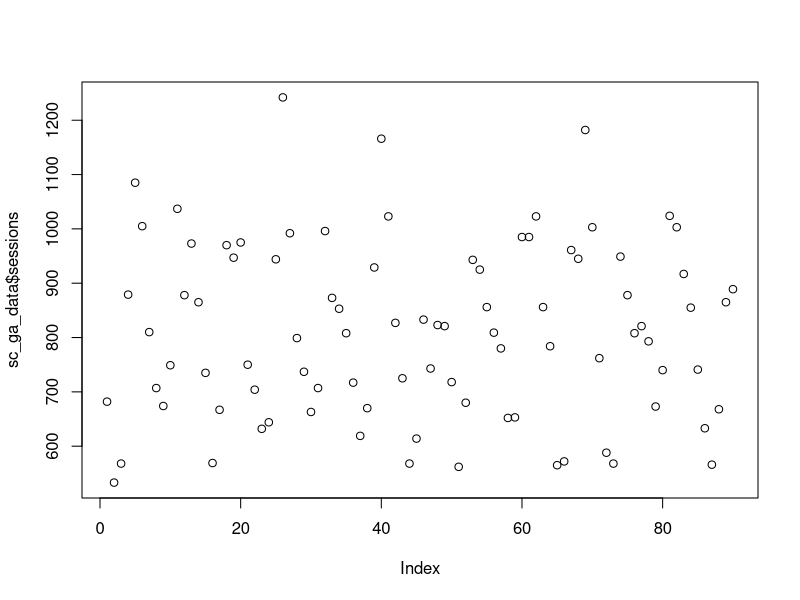
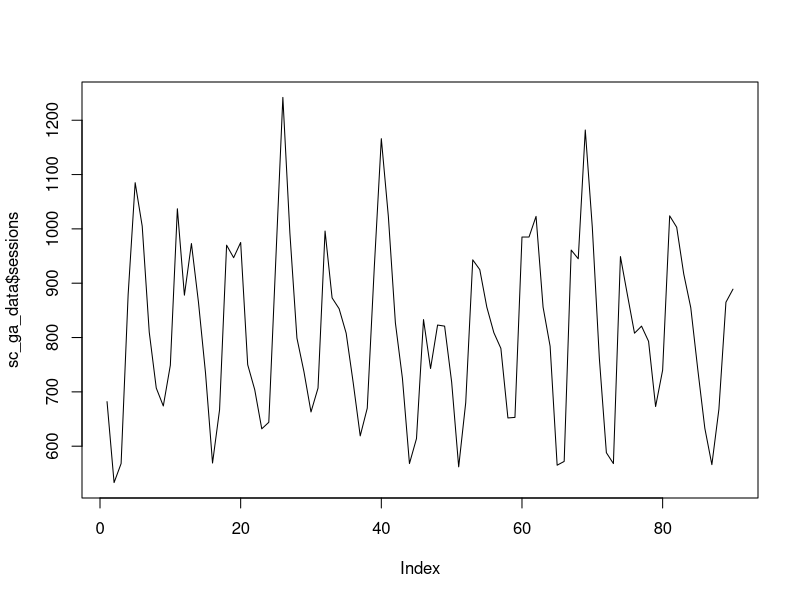
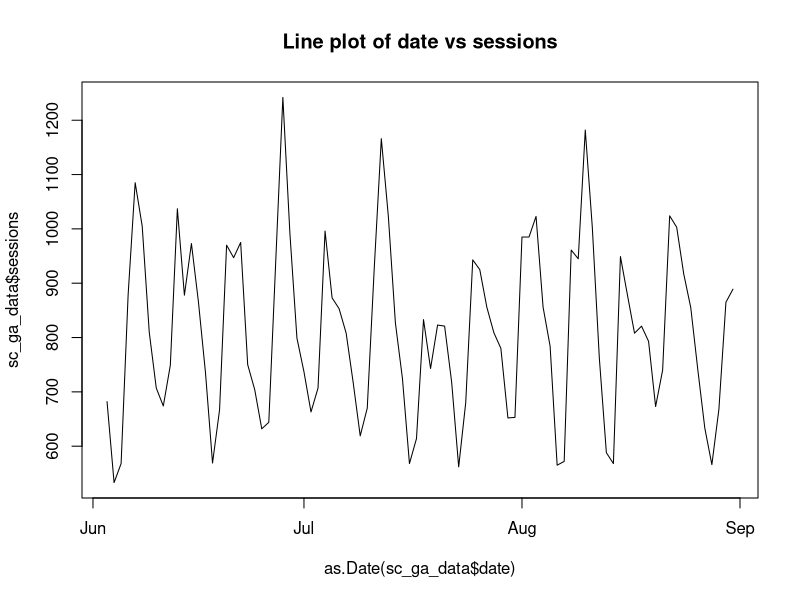
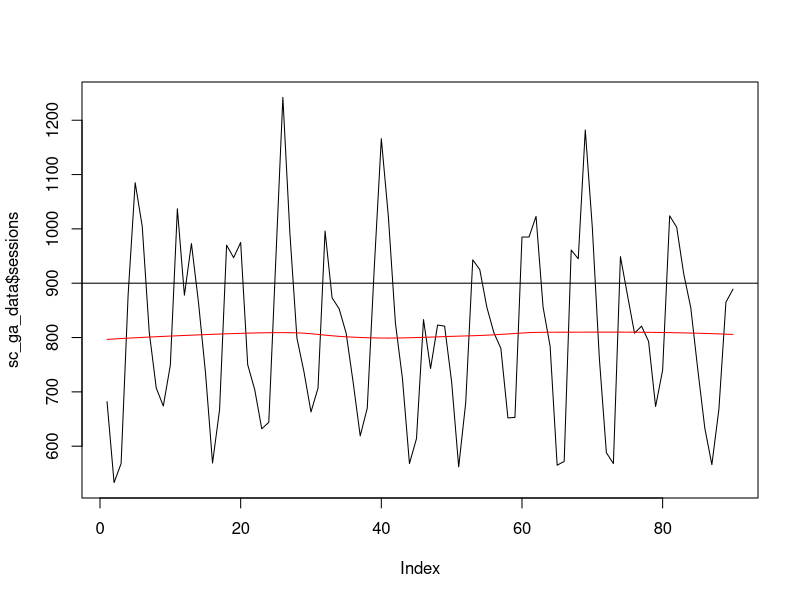
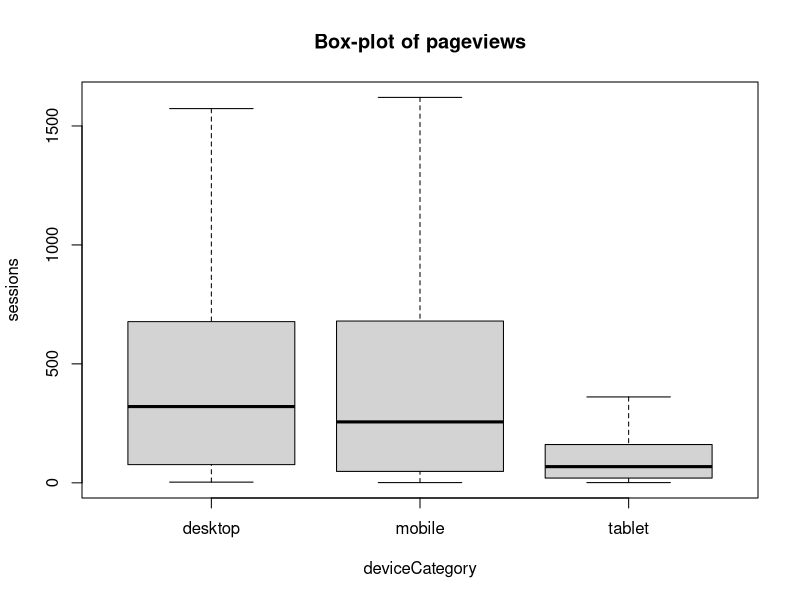
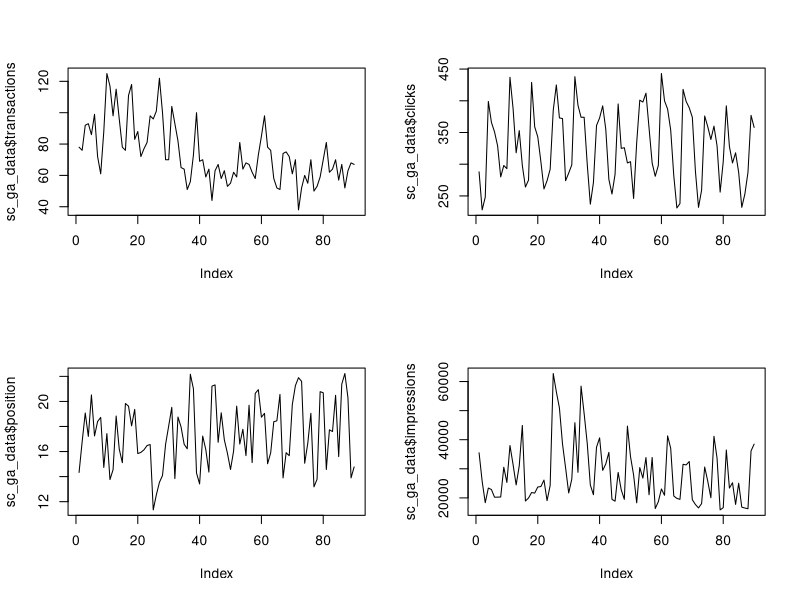
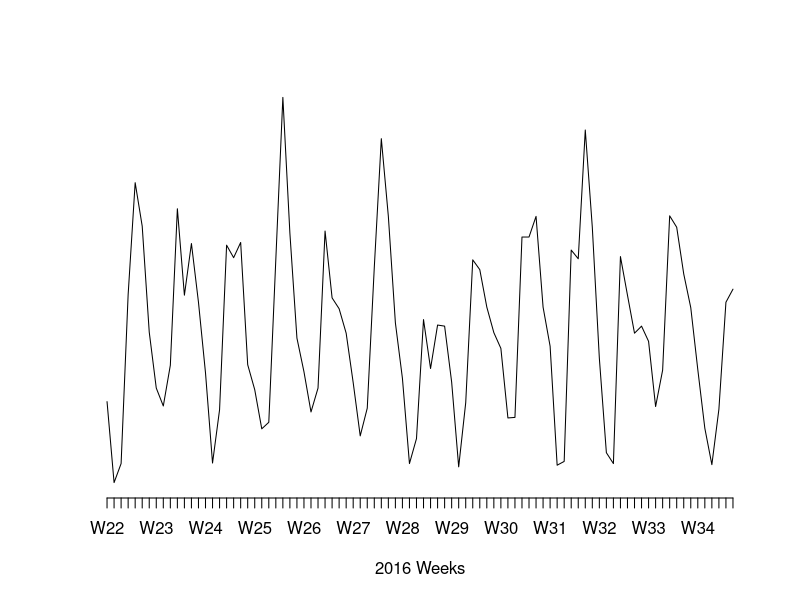
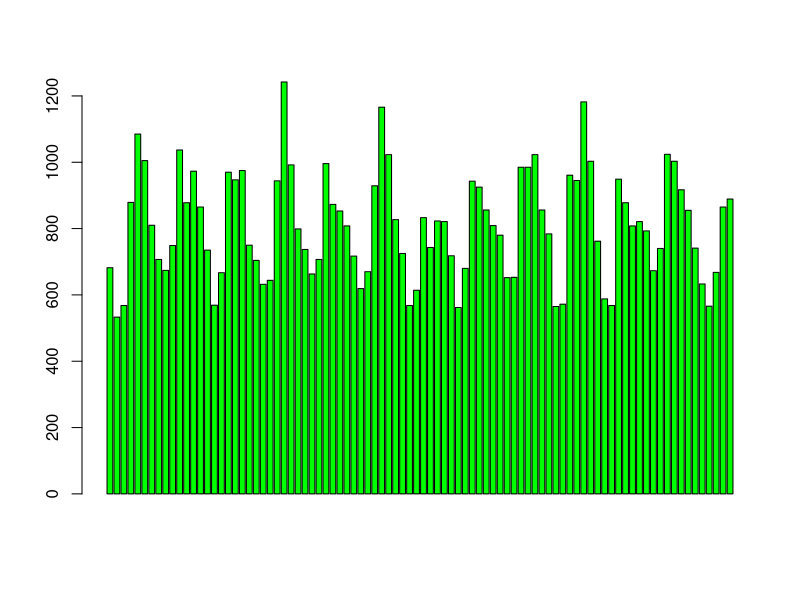

Write R code to recreate these figures, in order.
## ---- chunk 1
sc_ga_data <- read.csv("./data/search_console_plus_ga.csv", stringsAsFactors = FALSE)
## ---- chunk 2
## get the web data
web_data <- read.csv("./data/gadata_example_2.csv", stringsAsFactors = FALSE)
## ---- chunk 3
## use tidyverse to pivot the data
library(dplyr)
library(tidyr)

## get only desktop rows, and the date, channelGrouping and sessions columns
pivoted <- web_data %>% 
  filter(deviceCategory == "desktop") %>% 
  select(date, channelGrouping, sessions) %>%
  spread(channelGrouping, sessions)

## get rid of any NA's and replace with 0
pivoted[is.na(pivoted)] <- 0

## ---- chunk 4
## a simple scatterplot
plot(sc_ga_data$sessions)

## make it a line graph. Check ?plot() to get a list of the different available types
plot(sc_ga_data$sessions, type = "l")

## plot against date - will error if you pass in a vector of class character, needs Date class.
## And, again checking ?plot(), we see how to add a title to the plot.
plot(as.Date(sc_ga_data$date), sc_ga_data$sessions, type = "l", main = "Line plot of date vs sessions")
## ---- chunk 5
plot(sc_ga_data$sessions, type = "l")
## add a red trend line with loess()
lines(lowess(sc_ga_data$sessions), col = "red")

## A horizontal line at 900
abline(h = 900)
## ---- chunk 6
web_data$deviceCategory <- as.factor(web_data$deviceCategory)

plot(web_data[,c("deviceCategory","sessions")], main = "Box-plot of pageviews", outline = FALSE)

## ---- chunk 7
## facet plots in a grid
par(mfrow = c(2,2))
plot(sc_ga_data$transactions, type = "l")
plot(sc_ga_data$clicks, type = "l")
plot(sc_ga_data$position, type = "l")
plot(sc_ga_data$impressions, type = "l")

## remember to reset it again
par(mfrow = c(1,1))
## ---- chunk 8
## axes = FALSE gets rid of the axes, ann gets rid of the labels.
plot(as.Date(sc_ga_data$date), sc_ga_data$sessions, type = "l", axes = FALSE, ann = FALSE)
axis(1, as.Date(sc_ga_data$date), labels = format(as.Date(sc_ga_data$date), format = "W%W"))
title(xlab = "2016 Weeks")
## ---- chunk 9
barplot(sc_ga_data$sessions, col = "green")

hist(sc_ga_data$sessions)
